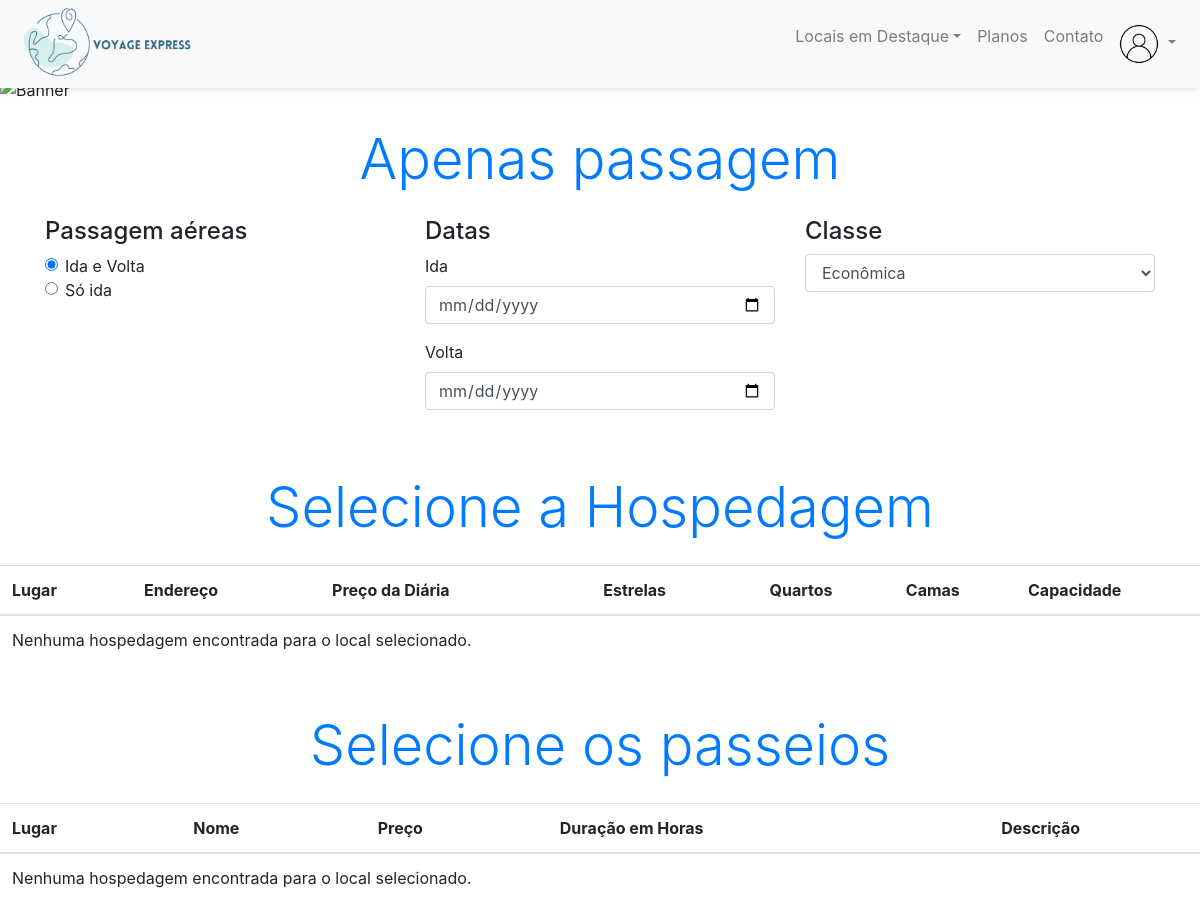
The app's page /Compra.php?lugar=Califórnia&nome=Apenas+passagem&precoBase=1000, older data.
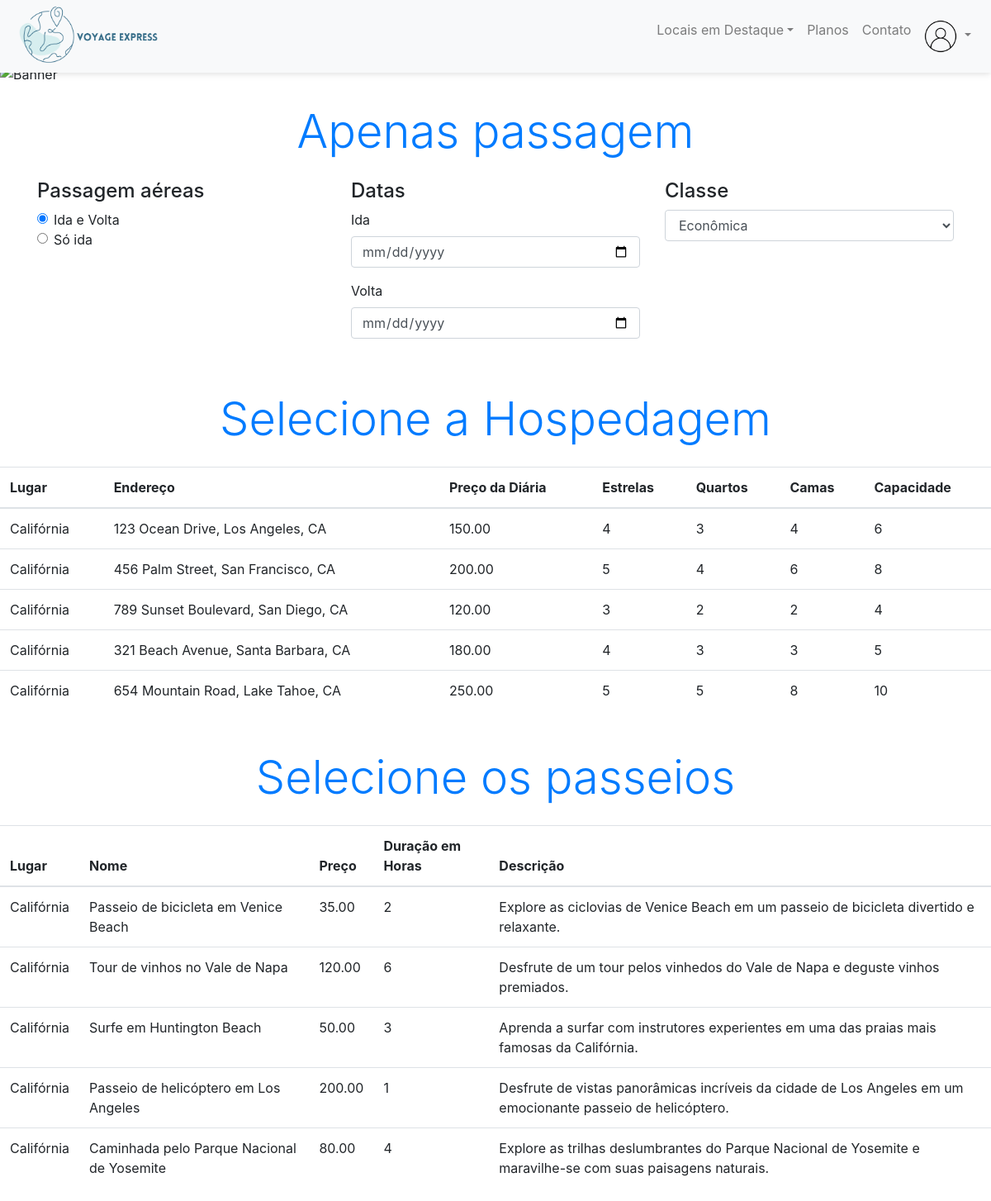
The same page, newer data.
### tables this page shows
CREATE TABLE hospedagens (
  id INT NOT NULL PRIMARY KEY AUTO_INCREMENT,
  lugar VARCHAR(50) NOT NULL,
  endereco VARCHAR(100) NOT NULL,
  preco_diaria DECIMAL(8, 2) NOT NULL,
  estrelas INT NOT NULL,
  quartos INT NOT NULL,
  camas INT NOT NULL,
  capacidade INT NOT NULL
);

CREATE TABLE passeios (
  id INT NOT NULL PRIMARY KEY AUTO_INCREMENT,
  lugar VARCHAR(50) NOT NULL,
  nome VARCHAR(100) NOT NULL,
  preco DECIMAL(8, 2) NOT NULL,
  duracao INT NOT NULL,
  descricao TEXT NOT NULL
);

### Compra.php (the view, shortened to what this page needs)
<!DOCTYPE html>
<html lang="pt-br">
<head>
  <link rel="stylesheet" href="CSS/bootstrap.css">
  <link rel="stylesheet" href="CSS/style.css">
  <?php
    include 'header.php';
    $lugar = isset($_GET['lugar']) ? $_GET['lugar'] : "";
    $nome = isset($_GET['nome']) ? $_GET['nome'] : "";
    ?>
</head>
<body>
<img src="img/Banners/<?php echo $lugar; ?>.jpg" alt="Banner" class="banner-image">
<h2 class="display-4 text-primary text-center mt-4"><?php echo $nome; ?></h2>
<div class="container mt-4">
    <div class="row">
        <div class="col">
            <h4>Passagem aéreas</h4>
            <div class="form-check">
                <input class="form-check-input" type="radio" name="passagem" id="idaVolta" value="idaVolta" checked>
                <label class="form-check-label" for="idaVolta">
                    Ida e Volta
                </label>
            </div>
            <div class="form-check">
                <input class="form-check-input" type="radio" name="passagem" id="soIda" value="soIda">
                <label class="form-check-label" for="soIda">
                    Só ida
                </label>
            </div>
        </div>
        <div class="col">
            <h4>Datas</h4>
            <div class="form-group">
                <label for="ida">Ida</label>
                <input type="date" class="form-control" id="ida" name="ida">
            </div>
            <div class="form-group">
                <label for="volta">Volta</label>
                <input type="date" class="form-control" id="volta" name="volta" <?php echo isset($_POST['passagem']) && $_POST['passagem'] === 'soIda' ? 'disabled' : ''; ?>>
            </div>
        </div>
        <div class="col">
            <h4>Classe</h4>
            <select class="form-control" name="classe">
                <option value="Econômica">Econômica</option>
            </select>
        </div>
    </div>
</div>
<h2 class="display-4 text-primary text-center mt-5"><?php echo "Selecione a Hospedagem"; ?></h2>
<table class="table table-hover table-responsive-md">
    <thead>
        <tr>
            <th scope="col">Lugar</th>
            <th scope="col">Endereço</th>
            <th scope="col">Preço da Diária</th>
            <th scope="col">Estrelas</th>
            <th scope="col">Quartos</th>
            <th scope="col">Camas</th>
            <th scope="col">Capacidade</th>
        </tr>
    </thead>
    <tbody>
        <?php
        include_once('conexao.php');
        $local = $conn->real_escape_string($lugar);
        $sql = "SELECT * FROM hospedagens WHERE lugar = '$local'";
        $result = $conn->query($sql);
        if ($result->num_rows > 0) {
            while ($row = $result->fetch_assoc()) {
                $lugar = $row["lugar"];
                $endereco = $row["endereco"];
                $preco_diaria = $row["preco_diaria"];
                $estrelas =  $row["estrelas"];
                $quartos =  $row["quartos"];
                $camas =  $row["camas"];
                $capacidade =  $row["capacidade"];
                echo "<tr>";
                echo "<td>$lugar</td>";
                echo "<td>$endereco</td>";
                echo "<td>$preco_diaria</td>";
                echo "<td>$estrelas</td>";
                echo "<td>$quartos</td>";
                echo "<td>$camas</td>";
                echo "<td>$capacidade</td>";
                echo "</tr>";
            }
        } else {
            echo "<tr><td colspan=\"4\">Nenhuma hospedagem encontrada para o local selecionado.</td></tr>";
        }
        ?>
    </tbody>
</table>
<h2 class="display-4 text-primary text-center mt-5"><?php echo "Selecione os passeios"; ?></h2>
<table class="table table-hover table-responsive-md">
    <thead>
        <tr>
            <th scope="col">Lugar</th>
            <th scope="col">Nome</th>
            <th scope="col">Preço</th>
            <th scope="col">Duração em Horas</th>
            <th scope="col">Descrição</th>
        </tr>
    </thead>
    <tbody>
        <?php
        include_once('conexao.php');
        $local = $conn->real_escape_string($lugar);
        $sql = "SELECT * FROM passeios WHERE lugar = '$local'";
        $result = $conn->query($sql);
        if ($result->num_rows > 0) {
            while ($row = $result->fetch_assoc()) {
                $lugar = $row["lugar"];
                $nome = $row["nome"];
                $preco = $row["preco"];
                $duracao =  $row["duracao"];
                $descricao =  $row["descricao"];
                echo "<tr>";
                echo "<td>$lugar</td>";
                echo "<td>$nome</td>";
                echo "<td>$preco</td>";
                echo "<td>$duracao</td>";
                echo "<td>$descricao</td>";
                echo "</tr>";
            }
        } else {
            echo "<tr><td colspan=\"4\">Nenhuma hospedagem encontrada para o local selecionado.</td></tr>";
        }
        ?>
    </tbody>
</table>
</body>
</html>

### header.php (shortened to what this page needs)
<nav class="navbar navbar-light bg-light navbar-expand-md fixed-top py-3 box-shadow">
    <a href="index2.php" class="navbar-brand">
      <img class ="AgencyNamePicture" src="img/voyage express.png" width="180" height="70">
    </a>
    <div class="collapse navbar-collapse" id="navbarSupportedContent">
      <ul class="navbar-nav ml-auto">
        <li class="nav-item dropdown">
          <a class="nav-link dropdown-toggle" href="#" id="navbarDropdown" role="button" data-toggle="dropdown" aria-haspopup="true" aria-expanded="false">Locais em Destaque</a>
        </li>
        <li class="nav-item">
          <a href="planos.php" class="nav-link">Planos</a>
        </li>
        <li class="nav-item">
          <a href="contato.php" class="nav-link">Contato</a>
        </li>
        <a>
            <t>
            <li class="nav-item dropdown">
  <a class="nav-link dropdown-toggle" href="#" id="perfilDropdown" role="button" data-toggle="dropdown" aria-haspopup="true" aria-expanded="false">
    <img class="user-avatar" src="img/usuario.png" alt="Foto do Usuário" width="40" height="40">
  </a>
</li>
      </ul>
    </div>
  </nav>

### CSS/style.css (style rules this page uses)
.box-shadow { box-shadow: 0 2px 4px 0 rgba(0, 0, 0, .05), 0 4px 8px 0 rgba(0, 0, 0, .05); }
body { padding-top: 76px; }
.display-4 { margin-bottom: 24px; text-align: center; }
.AgencyNamePicture { margin-top: -15px; margin-bottom: -10px; }
.navbar { background-color: rgba(255, 255, 255, 0.9); backdrop-filter: blur(5px); }

### Compra.php (style rules this page uses)
.banner-image { width: 100%; height: auto; max-height: 800px; object-fit: cover; }

Row changes from the older to the newer data that the page shows:
added hospedagens: lugar "Califórnia", endereco "123 Ocean Drive, Los Angeles, CA", preco_diaria "150.00", estrelas "4", quartos "3", camas "4", capacidade "6"
added hospedagens: lugar "Califórnia", endereco "456 Palm Street, San Francisco, CA", preco_diaria "200.00", estrelas "5", quartos "4", camas "6", capacidade "8"
added hospedagens: lugar "Califórnia", endereco "789 Sunset Boulevard, San Diego, CA", preco_diaria "120.00", estrelas "3", quartos "2", camas "2", capacidade "4"
added hospedagens: lugar "Califórnia", endereco "321 Beach Avenue, Santa Barbara, CA", preco_diaria "180.00", estrelas "4", quartos "3", camas "3", capacidade "5"
added hospedagens: lugar "Califórnia", endereco "654 Mountain Road, Lake Tahoe, CA", preco_diaria "250.00", estrelas "5", quartos "5", camas "8", capacidade "10"
added passeios: lugar "Califórnia", nome "Passeio de bicicleta em Venice Beach", preco "35.00", duracao "2", descricao "Explore as ciclovias de Venice Beach em um passeio de bicicleta divertido e relaxante."
added passeios: lugar "Califórnia", nome "Tour de vinhos no Vale de Napa", preco "120.00", duracao "6", descricao "Desfrute de um tour pelos vinhedos do Vale de Napa e deguste vinhos premiados."
added passeios: lugar "Califórnia", nome "Surfe em Huntington Beach", preco "50.00", duracao "3", descricao "Aprenda a surfar com instrutores experientes em uma das praias mais famosas da Califórnia."
added passeios: lugar "Califórnia", nome "Passeio de helicóptero em Los Angeles", preco "200.00", duracao "1", descricao "Desfrute de vistas panorâmicas incríveis da cidade de Los Angeles em um emocionante passeio de helicóptero."
added passeios: lugar "Califórnia", nome "Caminhada pelo Parque Nacional de Yosemite", preco "80.00", duracao "4", descricao "Explore as trilhas deslumbrantes do Parque Nacional de Yosemite e maravilhe-se com suas paisagens naturais."
Text that changed along with them:
text no longer shown: "Nenhuma hospedagem encontrada para o local selecionado. Nenhuma hospedagem encontrada para o local selecionado."
